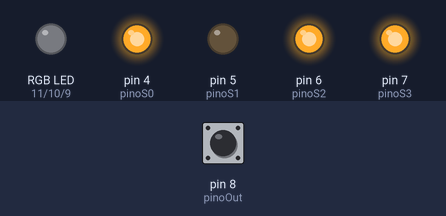
The sketch below on a simulated Arduino Uno, built with avr-gcc and run on an emulated ATmega328P. Parts: an RGB LED mixed from three pins (HIGH = lit), output pins drawn as LEDs (lit = HIGH). The inputs (shaded band) are chosen by the test bench; at power-on: pin 8 (pinoOut) LOW.

Above: at 1.2 s.
1.3 s: pin 8 (pinoOut) pulsed HIGH 2 times (0.12 s each, 0.3 s apart)
At 2.1 s:
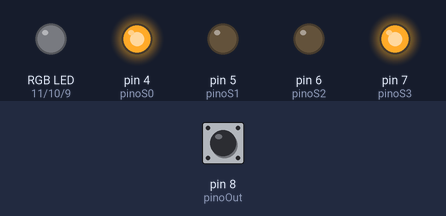
At 7.1 s:
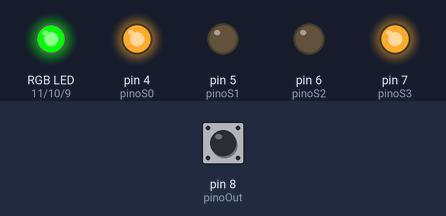
Timing chart, 0 to 10.9 s (numbered marks = the images above; inputs shaded):
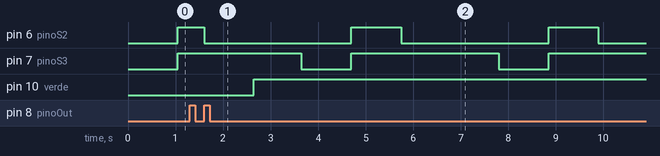

The sketch:

sensor.ino
```cpp
// Projeto Arduino Sensor de Cor RGB

#define pinoS0 4   // Define o pino pinoS0 como pino Digital 4
#define pinoS1 5   // Define o pino pinoS1 como pino Digital 5
#define pinoS2 6   // Define o pino pinoS2 como pino Digital 6
#define pinoS3 7   // Define o pino pinoS3 como pino Digital 7
#define pinoOut 8  // Define o pino pinoOut como pino Digital 8

#define azul 9        // Define LED azul como pino digital 9
#define verde 10      // Define LED verde como pino digital 10
#define vermelho 11   // Define LED vermelho como pino digital 11

void setup() {
pinMode(pinoS0, OUTPUT);    // Configula pinoS0 como saída
pinMode(pinoS1, OUTPUT);    // Configula pinoS1 como saída
pinMode(pinoS2, OUTPUT);    // Configula pinoS2 como saída
pinMode(pinoS3, OUTPUT);    // Configula pinoS3 como saída

pinMode(azul, OUTPUT);      // Configula LED azul como saída
pinMode(verde, OUTPUT);     // Configula LED verde como saída
pinMode(vermelho, OUTPUT);  // Configula LED vermelho como saída

pinMode(pinoOut, INPUT);    // Configura sensorOut como entrada

// Configura a escala de frequência para 20%
digitalWrite(pinoS0,HIGH);
digitalWrite(pinoS1,LOW);
}

void loop() {
// Armazena as frequências lida pelos fotodiodos
int ValorVermelho, ValorVerde, ValorAzul;

// Configura a leitura para os fotodiodos Red (Vermelho)
digitalWrite(pinoS2,LOW);
digitalWrite(pinoS3,LOW);
delay(50);

// Lê a frequencia de saída do fotodiodo vermelho
ValorVermelho = pulseIn(pinoOut, LOW);

// Configura a leitura para os fotodiodos Green (Verde)
digitalWrite(pinoS2,HIGH);
digitalWrite(pinoS3,HIGH);
delay(50);

// Lê a frequencia de saída do fotodiodo verde
ValorVerde = pulseIn(pinoOut, LOW);

// Configura a leitura para os fotodiodos Blue (Azul)
digitalWrite(pinoS2,LOW);
digitalWrite(pinoS3,HIGH);
delay(50);

// Lê a frequencia de saída do fotodiodo azul
ValorAzul = pulseIn(pinoOut, LOW);

// Analisa se a menor frequencia é vermelha e liga o led vermelho
if (ValorVermelho < ValorVerde && ValorVermelho < ValorAzul) {

analogWrite(vermelho, 255);
analogWrite(verde, 0);
analogWrite(azul, 0);
}

// Analisa se a menor frequencia é verde e liga o led verde
if (ValorVerde < ValorVermelho && ValorVerde < ValorAzul) {
analogWrite(verde, 255);
analogWrite(vermelho, 0);
analogWrite(azul, 0);
}

// Analisa se a menor frequencia é azul e liga o led azul
if (ValorAzul < ValorVermelho && ValorAzul < ValorVerde) {
analogWrite(azul, 255);
analogWrite(vermelho, 0);
analogWrite(verde, 0);
}

delay(1000);  // Aguarda 1 segundo e reinicia leitura
}
```

Measured:
- after the input at 1.3 s, pin 10 (verde): LOW → HIGH after 1.4 s
- by itself, pin 6 (pinoS2): alternates HIGH for 1.1 s and LOW for 3.1 s
- by itself, pin 7 (pinoS3): alternates HIGH for 3.1 s and LOW for 1.1 s
